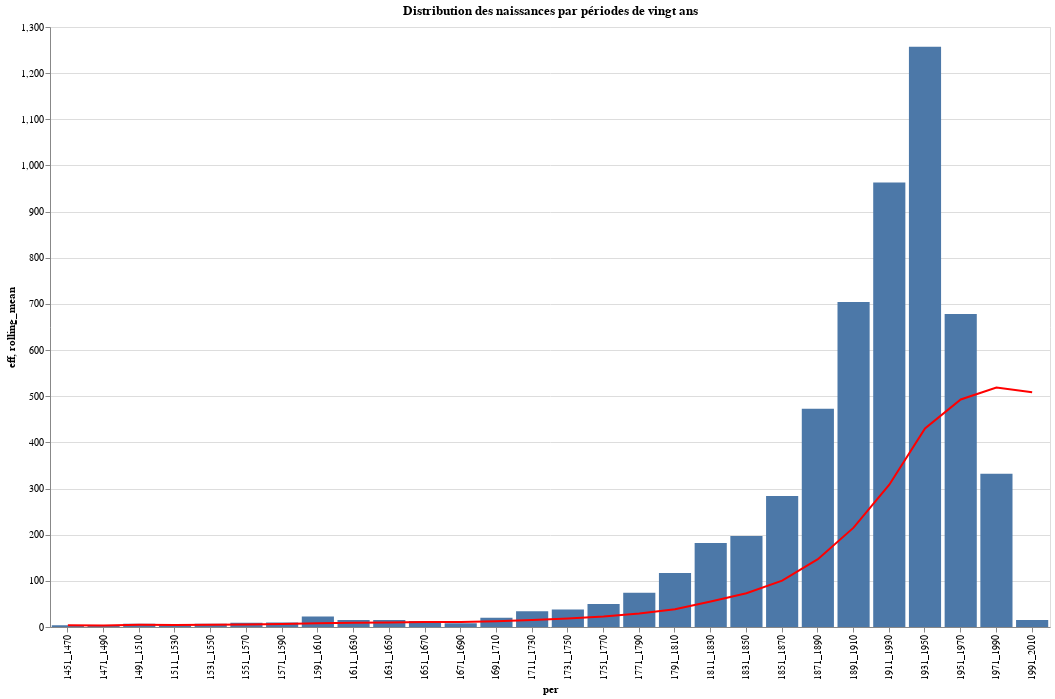

The cell this chart's notebook holds for it:
### Code cell
### Ajouter une moyenne glissante
# Documentation:
#     https://joelostblom.github.io/altair-docs/gallery/bar_with_rolling_mean.html

## https://altair-viz.github.io/user_guide/data.html
data_trsf = alt.Data(values=data)

bar = alt.Chart(data_trsf).mark_bar().encode(
    x='per:N',
    y='eff:Q',
    tooltip=('eff:Q', 'names:N')
   
)

line = alt.Chart(data_trsf).mark_line(color='red').transform_window(
    # The field to average
    rolling_mean='mean(eff)',
    # The number of values before and after the current value to include.
    frame=[-9, 0]
).encode(
    x='per:O',
    y='rolling_mean:Q'
)

(bar + line).properties(height= 600, width=1000,  title = 'Distribution des naissances par périodes de vingt ans')
